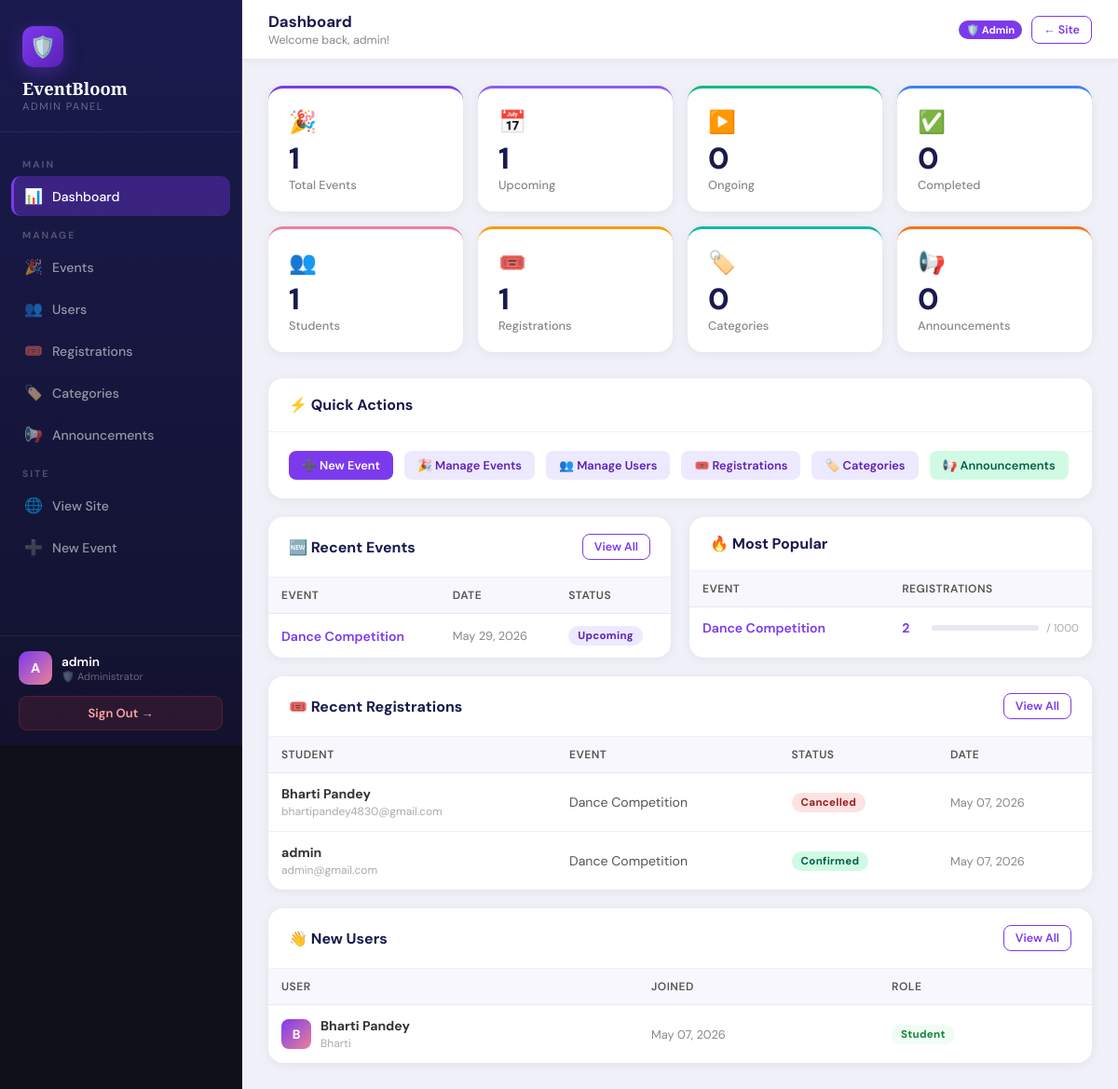
Page /admin-panel/ (signed in) on the committed database.
### events/models.py (models this page shows, shortened)
class Event(models.Model):
    STATUS_CHOICES = [
        ('upcoming', 'Upcoming'),
        ('ongoing', 'Ongoing'),
        ('completed', 'Completed'),
        ('cancelled', 'Cancelled'),
    ]
    title = models.CharField(max_length=200)
    description = models.TextField()
    category = models.ForeignKey(Category, on_delete=models.SET_NULL, null=True, blank=True)
    organizer = models.ForeignKey(User, on_delete=models.CASCADE, related_name='organized_events')
    venue = models.CharField(max_length=200)
    date = models.DateField()
    start_time = models.TimeField()
    end_time = models.TimeField()
    max_participants = models.PositiveIntegerField(default=100)
    registration_deadline = models.DateTimeField()
    status = models.CharField(max_length=20, choices=STATUS_CHOICES, default='upcoming')
    image_url = models.CharField(max_length=500, blank=True, default='')
    created_at = models.DateTimeField(auto_now_add=True)
    updated_at = models.DateTimeField(auto_now=True)
    is_featured = models.BooleanField(default=False)
    class Meta:
        ordering = ['date', 'start_time']

class Registration(models.Model):
    STATUS_CHOICES = [
        ('confirmed', 'Confirmed'),
        ('waitlisted', 'Waitlisted'),
        ('cancelled', 'Cancelled'),
    ]
    event = models.ForeignKey(Event, on_delete=models.CASCADE, related_name='registrations')
    user = models.ForeignKey(User, on_delete=models.CASCADE, related_name='registrations')
    status = models.CharField(max_length=20, choices=STATUS_CHOICES, default='confirmed')
    registered_at = models.DateTimeField(auto_now_add=True)
    notes = models.TextField(blank=True)
    class Meta:
        unique_together = ['event', 'user']

### events/views.py (the view)
    def wrapper(request, *args, **kwargs):
        if not request.user.is_authenticated or not request.user.is_staff:
            messages.error(request, 'Admin access required. Please login with admin credentials.')
            return redirect('admin_login')
        return view_func(request, *args, **kwargs)

### events/views.py (called while the page is built)
def admin_required(view_func):
    def wrapper(request, *args, **kwargs):
        if not request.user.is_authenticated or not request.user.is_staff:
            messages.error(request, 'Admin access required. Please login with admin credentials.')
            return redirect('admin_login')
        return view_func(request, *args, **kwargs)
    return wrapper

### templates/events/admin_panel.html (shortened to what this page needs)
{% extends 'events/admin_base.html' %}
{% block page_title %}Dashboard{% endblock %}
{% block page_sub %}Welcome back, {{ user.first_name|default:user.username }}!{% endblock %}
{% block content %}
<div class="ap-stats">
  <div class="ap-stat-card" style="border-top-color:#7c3aed;">
    <div class="ap-stat-icon">🎉</div>
    <div class="ap-stat-num">{{ total_events }}</div>
    <div class="ap-stat-label">Total Events</div>
  </div>
  <div class="ap-stat-card" style="border-top-color:#8b5cf6;">
    <div class="ap-stat-icon">📅</div>
    <div class="ap-stat-num">{{ upcoming_events }}</div>
    <div class="ap-stat-label">Upcoming</div>
  </div>
  <div class="ap-stat-card" style="border-top-color:#10b981;">
    <div class="ap-stat-icon">▶️</div>
    <div class="ap-stat-num">{{ ongoing_events }}</div>
    <div class="ap-stat-label">Ongoing</div>
  </div>
  <div class="ap-stat-card" style="border-top-color:#3b82f6;">
    <div class="ap-stat-icon">✅</div>
    <div class="ap-stat-num">{{ completed_events }}</div>
    <div class="ap-stat-label">Completed</div>
  </div>
  <div class="ap-stat-card" style="border-top-color:#e8829a;">
    <div class="ap-stat-icon">👥</div>
    <div class="ap-stat-num">{{ total_users }}</div>
    <div class="ap-stat-label">Students</div>
  </div>
  <div class="ap-stat-card" style="border-top-color:#f59e0b;">
    <div class="ap-stat-icon">🎟️</div>
    <div class="ap-stat-num">{{ total_registrations }}</div>
    <div class="ap-stat-label">Registrations</div>
  </div>
  <div class="ap-stat-card" style="border-top-color:#14b8a6;">
    <div class="ap-stat-icon">🏷️</div>
    <div class="ap-stat-num">{{ total_categories }}</div>
    <div class="ap-stat-label">Categories</div>
  </div>
  <div class="ap-stat-card" style="border-top-color:#f97316;">
    <div class="ap-stat-icon">📢</div>
    <div class="ap-stat-num">{{ total_announcements }}</div>
    <div class="ap-stat-label">Announcements</div>
  </div>
</div>
<div class="ap-card" style="margin-bottom:20px;">
  <div class="ap-card-header">
    <span class="ap-card-title">⚡ Quick Actions</span>
  </div>
  <div class="ap-card-body" style="display:flex; gap:12px; flex-wrap:wrap;">
    <a href="{% url 'create_event' %}" class="ap-btn ap-btn-primary">➕ New Event</a>
    <a href="{% url 'admin_events' %}" class="ap-btn ap-btn-edit">🎉 Manage Events</a>
    <a href="{% url 'admin_users' %}" class="ap-btn ap-btn-edit">👥 Manage Users</a>
    <a href="{% url 'admin_registrations' %}" class="ap-btn ap-btn-edit">🎟️ Registrations</a>
    <a href="{% url 'admin_categories' %}" class="ap-btn ap-btn-edit">🏷️ Categories</a>
    <a href="{% url 'admin_announcements' %}" class="ap-btn ap-btn-success">📢 Announcements</a>
  </div>
</div>
<div class="ap-grid-2">
  <div class="ap-card">
    <div class="ap-card-header">
      <span class="ap-card-title">🆕 Recent Events</span>
      <a href="{% url 'admin_events' %}" class="ap-btn ap-btn-outline" style="font-size:0.78rem; padding:5px 12px;">View All</a>
    </div>
    <div style="overflow-x:auto;">
      <table class="ap-table">
        <thead><tr><th>Event</th><th>Date</th><th>Status</th></tr></thead>
        <tbody>
          {% for event in recent_events %}
          <tr>
            <td><a href="{% url 'event_detail' event.pk %}" style="color:#7c3aed; font-weight:600; text-decoration:none;">{{ event.title|truncatechars:28 }}</a></td>
            <td style="color:#888; font-size:0.8rem;">{{ event.date|date:"M d, Y" }}</td>
            <td><span class="ap-badge badge-{{ event.status }}">{{ event.get_status_display }}</span></td>
          </tr>
          {% empty %}
          <tr><td colspan="3" class="ap-empty">No events yet</td></tr>
          {% endfor %}
        </tbody>
      </table>
    </div>
  </div>
  <div class="ap-card">
    <div class="ap-card-header">
      <span class="ap-card-title">🔥 Most Popular</span>
    </div>
    <div style="overflow-x:auto;">
      <table class="ap-table">
        <thead><tr><th>Event</th><th>Registrations</th></tr></thead>
        <tbody>
          {% for event in popular_events %}
          <tr>
            <td><a href="{% url 'event_detail' event.pk %}" style="color:#7c3aed; font-weight:600; text-decoration:none;">{{ event.title|truncatechars:30 }}</a></td>
            <td>
              <div style="display:flex; align-items:center; gap:8px;">
                <span style="font-weight:700; color:#7c3aed; min-width:24px;">{{ event.reg_count }}</span>
                <div class="ap-progress" style="flex:1;">
                </div>
                <span style="font-size:0.72rem; color:#aaa;">/ {{ event.max_participants }}</span>
              </div>
            </td>
          </tr>
          {% empty %}
          <tr><td colspan="2" class="ap-empty">No data yet</td></tr>
          {% endfor %}
        </tbody>
      </table>
    </div>
  </div>
</div>
<div class="ap-card">
  <div class="ap-card-header">
    <span class="ap-card-title">🎟️ Recent Registrations</span>
    <a href="{% url 'admin_registrations' %}" class="ap-btn ap-btn-outline" style="font-size:0.78rem; padding:5px 12px;">View All</a>
  </div>
  <div style="overflow-x:auto;">
    <table class="ap-table">
      <thead><tr><th>Student</th><th>Event</th><th>Status</th><th>Date</th></tr></thead>
      <tbody>
        {% for reg in recent_registrations %}
        <tr>
          <td><strong>{{ reg.user.get_full_name|default:reg.user.username }}</strong><br><span style="font-size:0.75rem; color:#aaa;">{{ reg.user.email }}</span></td>
          <td style="color:#555;">{{ reg.event.title|truncatechars:30 }}</td>
          <td><span class="ap-badge badge-{{ reg.status }}">{{ reg.get_status_display }}</span></td>
          <td style="color:#888; font-size:0.8rem;">{{ reg.registered_at|date:"M d, Y" }}</td>
        </tr>
        {% empty %}
        <tr><td colspan="4" class="ap-empty">No registrations yet</td></tr>
        {% endfor %}
      </tbody>
    </table>
  </div>
</div>
<div class="ap-card">
  <div class="ap-card-header">
    <span class="ap-card-title">👋 New Users</span>
    <a href="{% url 'admin_users' %}" class="ap-btn ap-btn-outline" style="font-size:0.78rem; padding:5px 12px;">View All</a>
  </div>
  <div style="overflow-x:auto;">
    <table class="ap-table">
      <thead><tr><th>User</th><th>Joined</th><th>Role</th></tr></thead>
      <tbody>
        {% for u in recent_users %}
        <tr>
          <td>
            <div style="display:flex; align-items:center; gap:10px;">
              <div style="width:32px; height:32px; background:linear-gradient(135deg,#7c3aed,#e8829a); border-radius:8px; display:flex; align-items:center; justify-content:center; color:white; font-weight:700; font-size:0.85rem; flex-shrink:0;">{{ u.first_name|first|upper|default:u.username|first|upper }}</div>
              <div><strong>{{ u.get_full_name|default:u.username }}</strong><br><span style="font-size:0.75rem; color:#aaa;">{{ u.username }}</span></div>
            </div>
          </td>
          <td style="color:#888; font-size:0.8rem;">{{ u.date_joined|date:"M d, Y" }}</td>
          <td><span class="ap-badge {% if u.is_staff %}badge-admin{% else %}badge-user{% endif %}">{% if u.is_staff %}Admin{% else %}Student{% endif %}</span></td>
        </tr>
        {% empty %}
        <tr><td colspan="3" class="ap-empty">No users yet</td></tr>
        {% endfor %}
      </tbody>
    </table>
  </div>
</div>
{% endblock %}

### templates/events/admin_base.html (shortened to what this page needs)
{% load static %}
<!DOCTYPE html>
<html lang="en">
<head>
  <link rel="stylesheet" href="{% static 'css/style.css' %}">
</head>
<body>
<div class="ap-layout">
  <aside class="ap-sidebar" id="apSidebar">
    <div class="ap-sidebar-brand">
      <div class="brand-icon">🛡️</div>
      <div class="brand-name">EventBloom</div>
      <div class="brand-sub">Admin Panel</div>
    </div>
    <nav class="ap-nav">
      <div class="ap-nav-section">Main</div>
      <a href="{% url 'admin_panel' %}" class="ap-nav-link {% if request.resolver_match.url_name == 'admin_panel' %}active{% endif %}">
        <span class="nav-icon">📊</span> Dashboard
      </a>
      <div class="ap-nav-section">Manage</div>
      <a href="{% url 'admin_events' %}" class="ap-nav-link {% if 'admin_event' in request.resolver_match.url_name %}active{% endif %}">
        <span class="nav-icon">🎉</span> Events
      </a>
      <a href="{% url 'admin_users' %}" class="ap-nav-link {% if 'admin_user' in request.resolver_match.url_name %}active{% endif %}">
        <span class="nav-icon">👥</span> Users
      </a>
      <a href="{% url 'admin_registrations' %}" class="ap-nav-link {% if 'admin_registration' in request.resolver_match.url_name %}active{% endif %}">
        <span class="nav-icon">🎟️</span> Registrations
      </a>
      <a href="{% url 'admin_categories' %}" class="ap-nav-link {% if 'admin_categor' in request.resolver_match.url_name %}active{% endif %}">
        <span class="nav-icon">🏷️</span> Categories
      </a>
      <a href="{% url 'admin_announcements' %}" class="ap-nav-link {% if 'admin_announcement' in request.resolver_match.url_name %}active{% endif %}">
        <span class="nav-icon">📢</span> Announcements
      </a>
      <div class="ap-nav-section">Site</div>
      <a href="{% url 'home' %}" class="ap-nav-link" target="_blank">
        <span class="nav-icon">🌐</span> View Site
      </a>
      <a href="{% url 'create_event' %}" class="ap-nav-link">
        <span class="nav-icon">➕</span> New Event
      </a>
    </nav>
    <div class="ap-sidebar-footer">
      <div class="ap-user-info">
        <div class="ap-avatar">{{ user.first_name|first|upper|default:user.username|first|upper }}</div>
        <div>
          <div class="ap-user-name">{{ user.get_full_name|default:user.username }}</div>
          <div class="ap-user-role">🛡️ Administrator</div>
        </div>
      </div>
      <a href="{% url 'logout' %}" class="ap-logout-btn">Sign Out →</a>
    </div>
  </aside>
  <div class="ap-main">
    <div class="ap-topbar">
      <div style="display:flex; align-items:center; gap:12px;">
        <div>
          <div class="ap-topbar-title">{% block page_title %}Admin Panel{% endblock %}</div>
          <div class="ap-topbar-sub">{% block page_sub %}EventBloom Administration{% endblock %}</div>
        </div>
      </div>
      <div class="ap-topbar-actions">
        <span class="ap-topbar-badge">🛡️ Admin</span>
        <a href="{% url 'home' %}" class="ap-btn ap-btn-outline" style="font-size:0.78rem; padding:6px 12px;">← Site</a>
      </div>
    </div>
    <div class="ap-content">
      {% block content %}{% endblock %}
    </div>
  </div>
</div>
</body>
</html>

### static/css/style.css (style rules this page uses)
:root { --pink: #FFB3C6; --pink-light: #FFD6E0; --pink-deep: #E8829A; --lavender: #C9B8FF; --lavender-light: #E4DCFF; --mint: #B5EAD7; --mint-light: #D4F4E8; --peach: #FFDAB9; --peach-light:#FFF0E1; --sky: #B3D9FF; --sky-light: #DCF0FF; --yellow: #FFF3B0; --yellow-deep:#F0D060; --lilac: #E8D5F5; --cream: #FFF8F0; --white: #FFFFFF; --text-dark: #3D2C35; --text-mid: #6E5A65; --text-soft: #9E8A95; --border: #F0E6ED; --shadow-sm: 0 2px 12px rgba(200,150,180,0.12); --shadow-md: 0 8px 32px rgba(200,150,180,0.18); --shadow-lg: 0 20px 60px rgba(200,150,180,0.22); --radius-sm: 10px; --radius-md: 18px; --radius-lg: 28px; --radius-xl: 40px; }
*, *::before, *::after { box-sizing: border-box; margin: 0; padding: 0; }
html { scroll-behavior: smooth; }
body { font-family: 'DM Sans', sans-serif; background: var(--cream); color: var(--text-dark); min-height: 100vh; overflow-x: hidden; }
table { width: 100%; border-collapse: collapse; }
th { padding: 12px 20px; text-align: left; font-size: 0.78rem; text-transform: uppercase; letter-spacing: 0.5px; color: var(--text-soft); background: var(--cream); font-weight: 600; }
td { padding: 14px 20px; font-size: 0.88rem; border-top: 1px solid var(--border); color: var(--text-dark); }

### rows in the picture
Event: title "Dance Competition", date "May 29, 2026", status "Upcoming", reg_count "2", max_participants "1000"
Registration: user.get_full_name "Bharti Pandey", user.email "bhartipandey4830@gmail.com", event "Dance Competition", status "Cancelled", registered_at "May 07, 2026"
Registration: user.get_full_name "admin", user.email "admin@gmail.com", event "Dance Competition", status "Confirmed", registered_at "May 07, 2026"

### other values in the picture
{{ user.first_name|first|upper|default:user.username|first|upper }} "A"
{{ user.get_full_name|default:user.username }} "admin"
{{ user.first_name|default:user.username }} "admin"
{{ total_events }} "1"
{{ upcoming_events }} "1"
{{ ongoing_events }} "0"
{{ completed_events }} "0"
{{ total_users }} "1"
{{ total_registrations }} "1"
{{ total_categories }} "0"
{{ total_announcements }} "0"
{{ u.first_name|first|upper|default:u.username|first|upper }} "B"
{{ u.get_full_name|default:u.username }} "Bharti Pandey"
{{ u.username }} "Bharti"
{{ u.date_joined|date:"M d, Y" }} "May 07, 2026"
